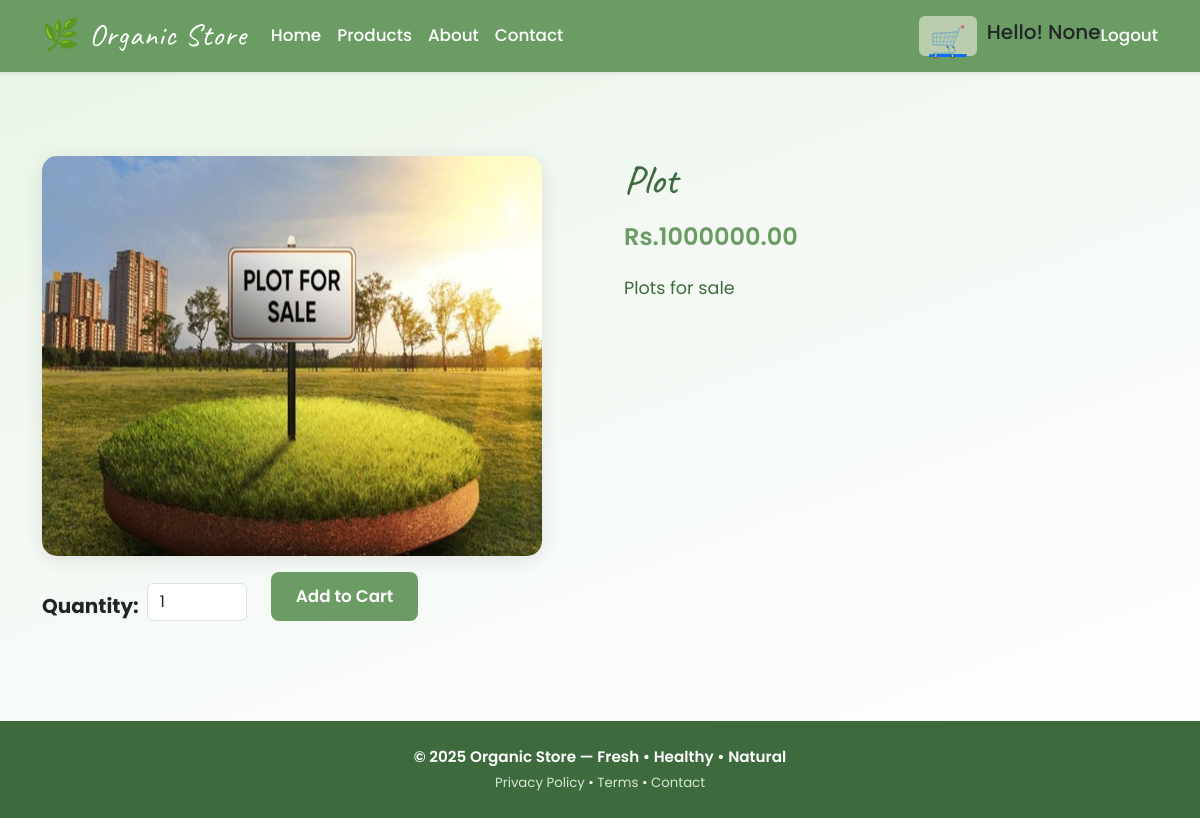
/store/products/2/detail/ (signed in), run on the app's committed database.
### accounts/models.py (models this page shows, shortened)
class CustomUser(AbstractUser):
    username = None
    email = models.EmailField(_("email address"), unique=True)
    USERNAME_FIELD = "email"
    REQUIRED_FIELDS = []
    objects = CustomUserManager()

### store/models.py (models this page shows, shortened)
class Product(models.Model):
    name = models.CharField(max_length=100)
    price = models.DecimalField(max_digits=10, decimal_places=2, default=0.0)
    image = models.ImageField(upload_to="products/",null =True, blank=True)
    featured = models.BooleanField(default=False)
    description = models.TextField(null=True, blank=True)
    created_at = models.DateTimeField(auto_now_add=True, null=True)
    updated_at = models.DateTimeField(auto_now=True, null=True)
    categories = models.ManyToManyField(Category, related_name="products")

### store/views.py (the view)
# urls.py: path("products/<int:pk>/detail/", views.product_detail, name="product_detail_page"),
def product_detail(request, pk):
    product = get_object_or_404(Product, pk=pk)
    context = {"product": product}
    return render(request, "store/product_detail.html", context)

### store/templates/store/product_detail.html (shortened to what this page needs)
{% extends "base.html" %}
{% block content %}
<section class="container product-detail">
    <div class="row g-5">
        <div class="col-md-6">
            <div class="product-image-wrapper">
                <img src="{{ product.image.url }}" alt="{{ product.name }}" class="product-img">
            </div>
            <form class="d-flex align-items-end gap-4 mt-3" method="POST" action="{% url 'store:add_to_cart' product.id %}">
                <div class="d-flex align-items-end gap-2">
                    <label for="quantity" class="fw-bold fs-5">Quantity:</label>
                    <input type="number" name="quantity" value="1" min="1" class="form-control"
                        style="max-width:100px;">
                </div>
                <button href="" type="submit" class="btn-add-cart">Add to Cart</button>
            </form>
        </div>
        <div class="col-md-6 product-info">
            <h1>{{ product.name|title }}</h1>
            <p class="price"> Rs.{{ product.price }}</p>
            <p class="description">{{ product.description }}</p>
        </div>
    </div>
</section>
{% endblock content %}

### accounts/common_templates/base.html (shortened to what this page needs)
<!doctype html>
<html lang="en">
<head>
    <link href="https://cdn.jsdelivr.net/npm/bootstrap@5.3.8/dist/css/bootstrap.min.css" rel="stylesheet">
</head>
<body>
    <nav class="navbar navbar-expand-lg navbar-organic shadow-sm">
        <div class="container">
            <a class="navbar-brand" href="{% url 'store:home_page' %}">🌿 Organic Store</a>
            <div class="collapse navbar-collapse" id="navbarOrganic">
                <ul class="navbar-nav me-auto mb-2 mb-lg-0">
                    <li class="nav-item"><a class="nav-link" href="{% url 'store:home_page' %}">Home</a></li>
                    <li class="nav-item"><a class="nav-link" href="{% url 'store:products_page' %}">Products</a></li>
                    <li class="nav-item"><a class="nav-link" href="/about/">About</a></li>
                    <li class="nav-item"><a class="nav-link" href="/contact/">Contact</a></li>
                </ul>
                {% if request.user.is_authenticated %}
                <a class="cart-button" href="{%url 'store:cart_page'%}"> 🛒</a>
                  <h5>Hello! {{ request.user.username }}</h5><br>
                <a class="nav-link" href="{% url 'accounts:logout_page' %}">
                    Logout
                </a>
                {% else %}
                <a class="nav-link" href="{% url 'accounts:login_page' %}">
                    Login
                </a>
                {% endif %}
            </div>
        </div>
    </nav>
    <main class="container pt-4" style="min-height: 75dvh;">
        {% block content %}{% endblock content %}
    </main>
    <footer class="footer-organic text-center">
        <div class="container">
            <p class="mb-1 fw-semibold">© {{ year|default:2025 }} Organic Store — Fresh • Healthy • Natural</p>
            <p class="small mb-0">
                <a href="/privacy/">Privacy Policy</a> •
                <a href="/terms/">Terms</a> •
                <a href="/contact/">Contact</a>
            </p>
        </div>
    </footer>
</body>
</html>

### accounts/common_templates/base.html (style rules this page uses)
:root { --organic-primary: #6a9c63; --organic-dark: #3e6b3e; --organic-light: #f4f9f4; }
body { font-family: 'Poppins', sans-serif !important; font-size: 1.05rem; background: linear-gradient(160deg, #e8f5e4 0%, #f4f9f4 40%, #ffffff 100%); min-height: 100vh; }
.navbar-organic { background-color: var(--organic-primary); }
.navbar-organic .navbar-brand { font-family: 'Caveat', cursive !important; color: white !important; font-size: 1.9rem; letter-spacing: 1px; }
.navbar-organic .nav-link, .navbar-organic .dropdown-toggle { color: white !important; font-weight: 500; }
.footer-organic { background: var(--organic-dark); color: white; padding: 25px 0; margin-top: 40px; font-size: 0.95rem; }
.footer-organic a { color: #d4e8d4; text-decoration: none; }
.cart-button { background-color: rgba(250, 243, 230, 0.564); height : 40px; font-size : 30px; padding : 4px 10px; border-radius : 6px; margin-right : 10px; }

### store/templates/store/product_detail.html (style rules this page uses)
.product-detail { padding: 60px 0; }
.product-image-wrapper { height : 400px; width : 500px; }
.product-img { width: inherit; height: inherit; border-radius: 15px; box-shadow: 0 4px 20px rgba(0, 0, 0, 0.1); object-fit: stretch; }
.product-info h1 { font-family: 'Caveat', cursive !important; font-size: 2.5rem; color: var(--organic-dark); margin-bottom: 15px; }
.product-info p.price { font-size: 1.5rem; color: var(--organic-primary); font-weight: 600; margin-bottom: 20px; }
.product-info p.description { font-size: 1.1rem; color: #3e6b3e; margin-bottom: 25px; }
.btn-add-cart { background-color: var(--organic-primary); color: #fff; border: none; border-radius: 8px; padding: 12px 25px; font-weight: 600; transition: 0.2s; }

### data on the page
CustomUser: user.username "None"
Product: image (picture), name "Plot", price "1000000.00", description "Plots for sale"

### other printed values
{{ year|default:2025 }} "2025"
